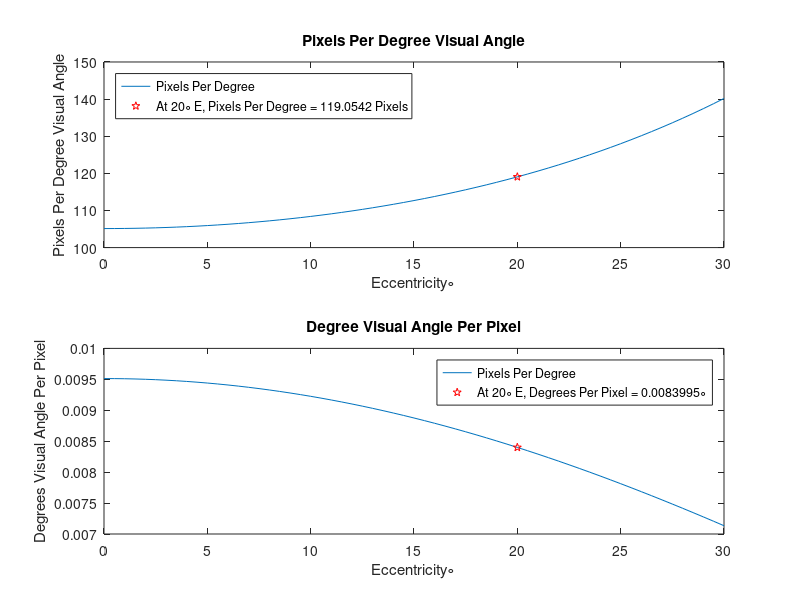

Reproduce this figure in MATLAB.
function [PPD,DPP] = PixelsPerDegreeE(ScreenSize, Resolution, ViewingDistance, Eccentricity)
%**************************************************************************
%
% [PPD,DPP] = PixelsPerDegreeE(ScreenSize, Resolution, ViewingDistance, Eccentricity)
%
%**************************************************************************
%
%**************************************************************************
%
% This program was written by Cameron Rodriguez under the direction of
% Dario Ringach, Ph.D. Professor in UCLA's Neurobiology Dept
%
% Last Modified 06/23/2010
%
%**************************************************************************

%%
if ~exist('ScreenSize', 'var') % Assumes Default of 0.33 Degrees Noise
    Eccentricity = 0:.5:30;
    POIE = 20;
    ScreenSize = [69.7708 39.4]; % Stimulus Screen in cm
    Resolution = [1360 768]; % Stimulus Screen Resolution in Pixels
    ViewingDistance = 309; % Screen Distance
    PlotsOn = 1;
else
    PlotsOn = 0;
end

PixelSize=ScreenSize/Resolution; %calculates the size of a pixel (cm/pixel)

SizeInCmOneDeg = ViewingDistance * (tand(Eccentricity + 0.5) - tand(Eccentricity - 0.5));

PPD = SizeInCmOneDeg ./ PixelSize;% (cm/deg)/(cm/pixel) = Pixels/Deg
DPP = 1./PPD;% Deg/Pixel

if PlotsOn == 1
figure(1)
subplot(2,1,1)
    plot(Eccentricity,PPD)
    hold on
    plot(POIE, PPD(2*POIE+1), 'rp')
    hold off
    xlabel('Eccentricity\circ');
    ylabel('Pixels Per Degree Visual Angle');
    title({'Pixels Per Degree Visual Angle'});
    legend(['Pixels Per Degree'],['At ',num2str(POIE),'\circ E, Pixels Per Degree = ',num2str(PPD(2*POIE+1)), ' Pixels'], 'Location', 'NorthWest');
subplot(2,1,2)
    plot(Eccentricity,DPP)
    hold on
    plot(POIE, DPP(2*POIE+1), 'rp')
    hold off
    xlabel('Eccentricity\circ');
    ylabel('Degrees Visual Angle Per Pixel');
    title({'Degree Visual Angle Per Pixel'});
    legend(['Pixels Per Degree'],['At ',num2str(POIE),'\circ E, Degrees Per Pixel = ',num2str(DPP(2*POIE+1)), '\circ'], 'Location', 'NorthEast');

% Supress Output
PPD = [];
DPP = [];
end
    
end

